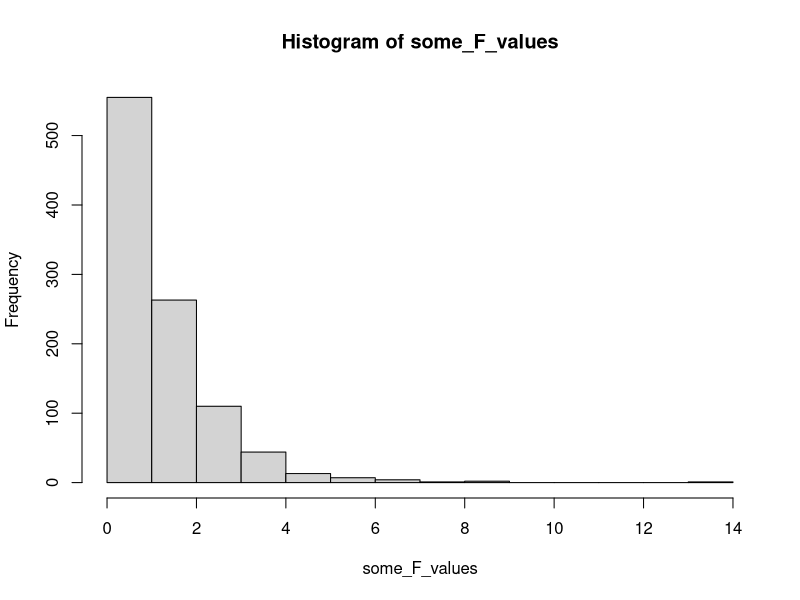
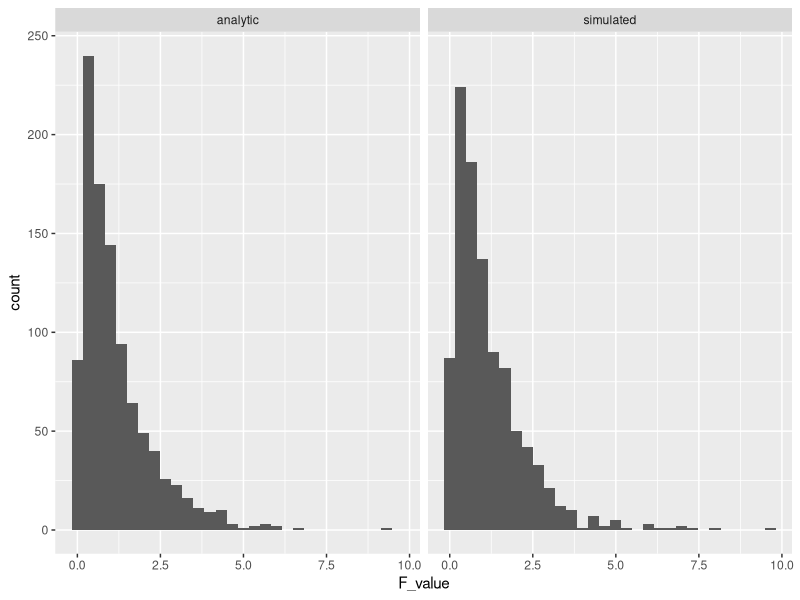
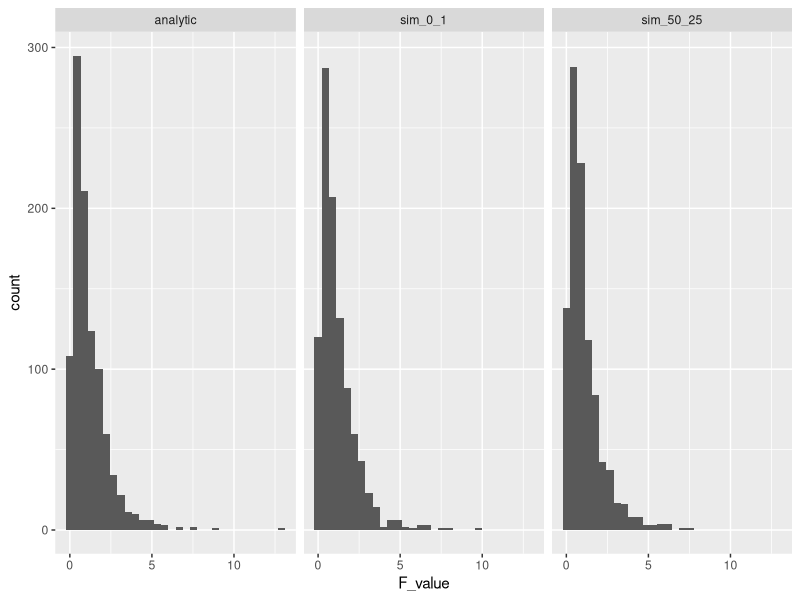
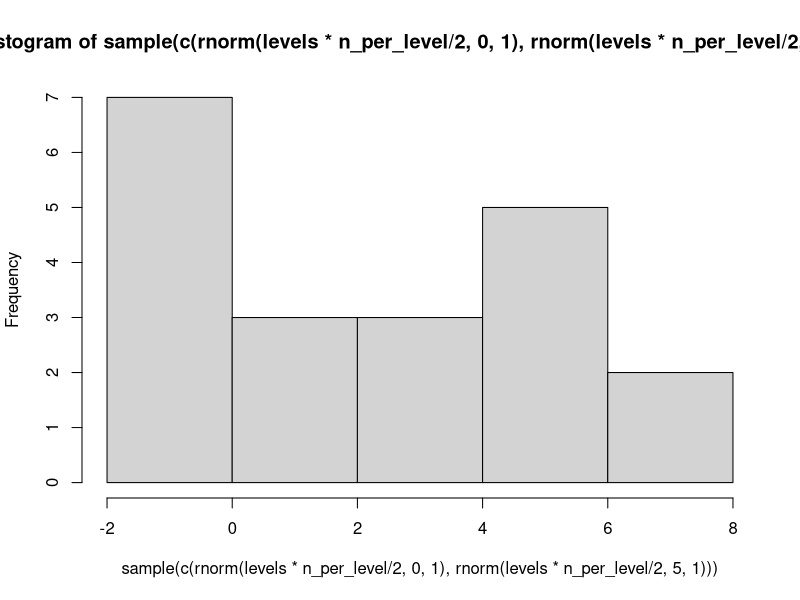
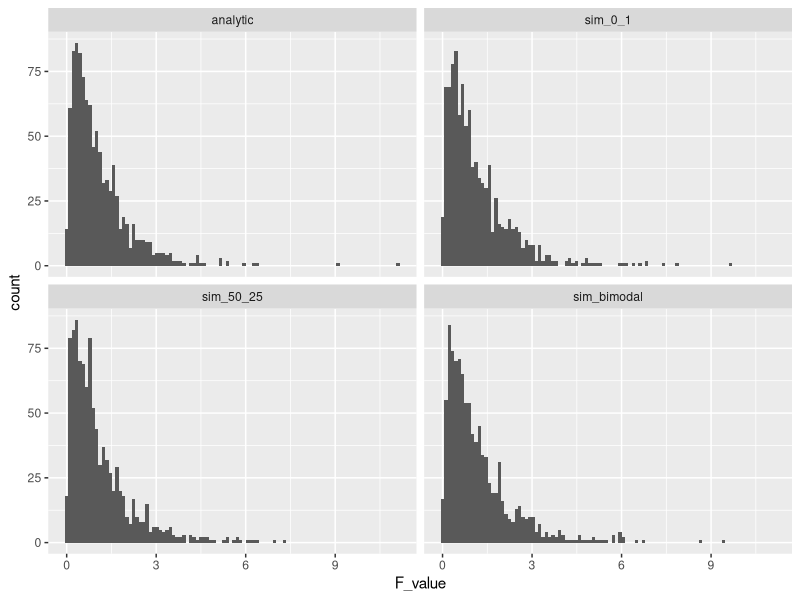
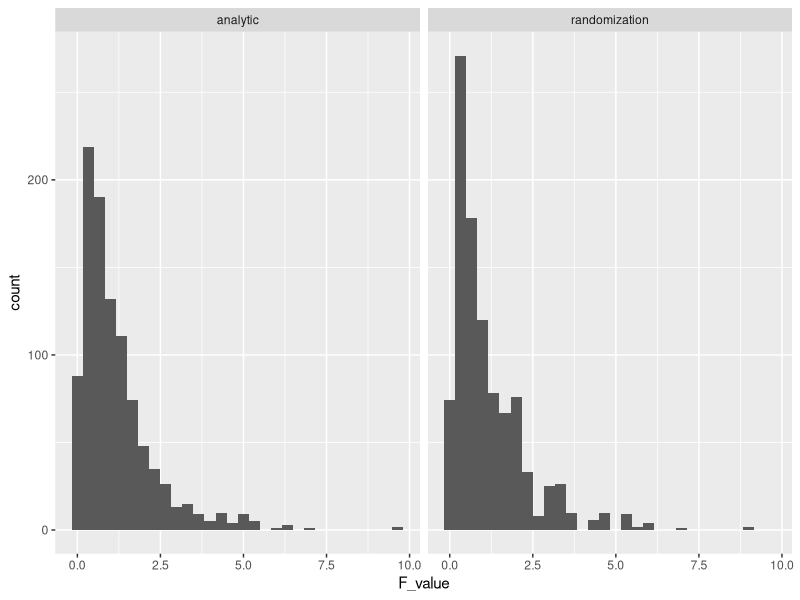
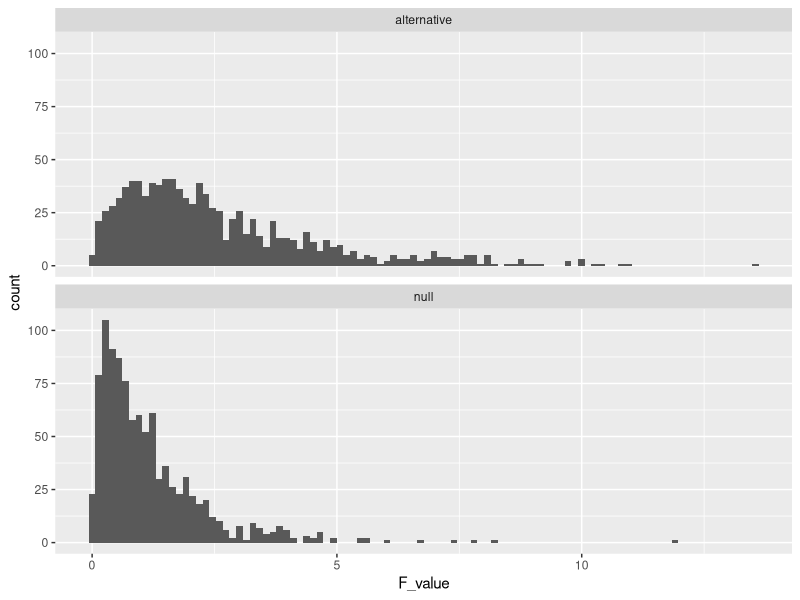
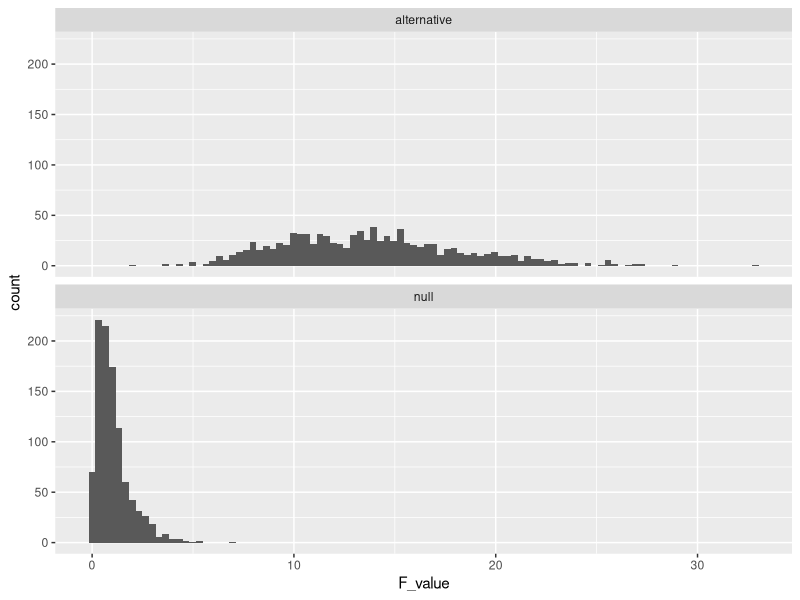

Here is the R script that generated these plots, in order:
## ---- chunk 1
knitr::opts_chunk$set(
  collapse = TRUE,
  comment = "#>",
  message = FALSE,
  warning = FALSE
)
## ---- chunk 2
some_F_values <- rf(1000,3,16)
hist(some_F_values)
## ---- chunk 3
pf(4, 3, 16, lower.tail = FALSE)
## ---- chunk 4
library(tibble)

# construct a dataframe to represent sampling random subjects into each group of the design

levels <- 4
n_per_level <- 5

random_data <- tibble(subjects = 1:(levels*n_per_level),
                      IV = as.factor(rep(1:levels, each = n_per_level)),
                      DV = rnorm(levels*n_per_level, 0, 1)
                      )

# compute the ANOVA and extractd the F-value
aov.out <- aov(DV ~ IV, data = random_data)
simulated_F <- summary(aov.out)[[1]]$`F value`[1]


# repeat the above many times to compute the F-distribution
save_F_values <- length(1000)
for(i in 1:1000){
random_data <- tibble(subjects = 1:(levels*n_per_level),
                      IV = as.factor(rep(1:levels, each = n_per_level)),
                      DV = rnorm(levels*n_per_level, 0, 1)
                      )
aov.out <- aov(DV ~ IV, data = random_data)
simulated_F <- summary(aov.out)[[1]]$`F value`[1]
save_F_values[i] <- simulated_F
}

## ---- chunk 5
library(ggplot2)

F_comparison <- tibble(type = rep(c("analytic","simulated"), each = 1000), 
                        F_value = c(rf(1000,3,16),save_F_values))

ggplot(F_comparison, aes(x=F_value))+
  geom_histogram()+
  facet_wrap(~type)


## ---- chunk 6
save_new_F_values <- length(1000)
for(i in 1:1000){
random_data <- tibble(subjects = 1:(levels*n_per_level),
                      IV = as.factor(rep(1:levels, each = n_per_level)),
                      DV = rnorm(levels*n_per_level, 50, 25)
                      )
aov.out <- aov(DV ~ IV, data = random_data)
simulated_F <- summary(aov.out)[[1]]$`F value`[1]
save_new_F_values[i] <- simulated_F
}

F_comparison <- tibble(type = rep(c("analytic","sim_0_1","sim_50_25"), each = 1000), 
                        F_value = c(rf(1000,3,16),save_F_values, save_new_F_values))

ggplot(F_comparison, aes(x=F_value))+
  geom_histogram()+
  facet_wrap(~type)

## ---- chunk 7
# an example bi-modal sample
hist(sample(c(rnorm(levels*n_per_level/2,0,1),rnorm(levels*n_per_level/2,5,1))))

save_bimodal_F_values <- length(1000)
for(i in 1:1000){

  random_data <- tibble(subjects = 1:(levels*n_per_level),
                        IV = as.factor(rep(1:levels, each = n_per_level)),
                        DV = sample(c(rnorm(levels*n_per_level/2,0,1),
                                      rnorm(levels*n_per_level/2,5,1)))
                        )
  aov.out <- aov(DV ~ IV, data = random_data)
  simulated_F <- summary(aov.out)[[1]]$`F value`[1]
  save_bimodal_F_values[i] <- simulated_F
}

F_comparison <- tibble(type = rep(c("analytic","sim_0_1","sim_50_25", "sim_bimodal"), each = 1000), 
                        F_value = c(rf(1000,3,16),save_F_values, save_new_F_values,save_bimodal_F_values))

ggplot(F_comparison, aes(x=F_value))+
  geom_histogram(bins=100)+
  facet_wrap(~type)

## ---- chunk 8
qf(.95,3,16)
## ---- chunk 9
library(dplyr)

## 1000 deviates samples from true F distribution
Fs <- F_comparison[F_comparison$type=="analytic",]$F_value
sorted_Fs <- sort(Fs)
sorted_Fs[950]

## 1000 deviates samples from normal sim_0_1
Fs <- F_comparison[F_comparison$type=="sim_0_1",]$F_value
sorted_Fs <- sort(Fs)
sorted_Fs[950]

## 1000 deviates samples from normal sim_50_25
Fs <- F_comparison[F_comparison$type=="sim_50_25",]$F_value
sorted_Fs <- sort(Fs)
sorted_Fs[950]

## 1000 deviates samples from bimodal sim
Fs <- F_comparison[F_comparison$type=="sim_bimodal",]$F_value
sorted_Fs <- sort(Fs)
sorted_Fs[950]
## ---- chunk 10
levels <- 4
n_per_level <- 5

some_data <- tibble(subjects = 1:(levels*n_per_level),
                      IV = as.factor(rep(1:levels, each = n_per_level)),
                      DV = c(11,12,11,11,12,
                             10,8,10,9,10,
                             8,9,10,10,10,
                             10,8,10,9,10
                             )
                      )
## ---- chunk 11
aov.out <- aov(DV ~ IV, data = some_data)
summary(aov.out)
## ---- chunk 12
save_F_values <- length(1000)
for(i in 1:1000){
some_data <- some_data <- tibble(subjects = 1:(levels*n_per_level),
                      IV = as.factor(rep(1:levels, each = n_per_level)),
                      DV = sample(c(11,12,11,11,12,
                             10,8,10,9,10,
                             8,9,10,10,10,
                             10,8,10,9,10
                             ))
                      )
aov.out <- aov(DV ~ IV, data =some_data)
simulated_F <- summary(aov.out)[[1]]$`F value`[1]
save_F_values[i] <- simulated_F
}

F_comparison <- tibble(type = rep(c("analytic","randomization"), each = 1000), 
                        F_value = c(rf(1000,3,16),save_F_values))

ggplot(F_comparison, aes(x=F_value))+
  geom_histogram()+
  facet_wrap(~type)
## ---- chunk 13
length(save_F_values[save_F_values>7.407])/1000
## ---- chunk 14

levels <- 4
n_per_level <- 5

alternative_data <- tibble(subjects = 1:(levels*n_per_level),
                      IV = as.factor(rep(1:levels, each = n_per_level)),
                      DV = c(rnorm(n_per_level, 125, 25),
                             rnorm(n_per_level, 100, 25),
                             rnorm(n_per_level, 100, 25),
                             rnorm(n_per_level, 100, 25)
                             )
                      )
## ---- chunk 15
# repeat the above many times to compute the F-distribution
save_altF_values <- length(1000)
for(i in 1:1000){
alternative_data <- tibble(subjects = 1:(levels*n_per_level),
                      IV = as.factor(rep(1:levels, each = n_per_level)),
                      DV = c(rnorm(n_per_level, 125, 25),
                             rnorm(n_per_level, 100, 25),
                             rnorm(n_per_level, 100, 25),
                             rnorm(n_per_level, 100, 25)
                             )
                      )
aov.out <- aov(DV ~ IV, data = alternative_data)
simulated_F <- summary(aov.out)[[1]]$`F value`[1]
save_altF_values[i] <- simulated_F
}

F_comparison <- tibble(type = rep(c("null","alternative"), each = 1000), 
                        F_value = c(rf(1000,3,16),save_altF_values))

ggplot(F_comparison, aes(x=F_value))+
  geom_histogram(bins=100)+
  facet_wrap(~type, nrow=2)
## ---- chunk 16
qf(.95,3,16)
## ---- chunk 17
length(save_altF_values[save_altF_values > 3.23])
## ---- chunk 18
n_per_level <- 50

# repeat the above many times to compute the F-distribution
save_altF_values <- length(1000)
for(i in 1:1000){
alternative_data <- tibble(subjects = 1:(levels*n_per_level),
                      IV = as.factor(rep(1:levels, each = n_per_level)),
                      DV = c(rnorm(n_per_level, 125, 25),
                             rnorm(n_per_level, 100, 25),
                             rnorm(n_per_level, 100, 25),
                             rnorm(n_per_level, 100, 25)
                             )
                      )
aov.out <- aov(DV ~ IV, data = alternative_data)
simulated_F <- summary(aov.out)[[1]]$`F value`[1]
save_altF_values[i] <- simulated_F
}

F_comparison <- tibble(type = rep(c("null","alternative"), each = 1000), 
                        F_value = c(rf(1000,3,96),save_altF_values))

ggplot(F_comparison, aes(x=F_value))+
  geom_histogram(bins=100)+
  facet_wrap(~type, nrow=2)
## ---- chunk 19
qf(.95,3,200-4)
## ---- chunk 20
length(save_altF_values[save_altF_values > 2.65])
## ---- chunk 21

n_per_level <- 25

# repeat the above many times to compute the F-distribution
save_altF_values <- length(1000)
for(i in 1:1000){
  alternative_data <- tibble(subjects = 1:(levels*n_per_level),
                        IV = as.factor(rep(1:levels, each = n_per_level)),
                        DV = c(rnorm(n_per_level, 125, 25),
                               rnorm(n_per_level, 100, 25),
                               rnorm(n_per_level, 100, 25),
                               rnorm(n_per_level, 100, 25)
                               )
                        )
  aov.out <- aov(DV ~ IV, data = alternative_data)
  simulated_F <- summary(aov.out)[[1]]$`F value`[1]
  save_altF_values[i] <- simulated_F
}

length(save_altF_values[save_altF_values > qf(.95,3,(n_per_level*4)-4)])/1000

## ---- chunk 22

num_subjects <- c(5,10,15,20,25,30)
sim_power <- length(length(num_subjects))

for(n in 1:length(num_subjects)){

  n_per_level <- num_subjects[n]
  
  # repeat the above many times to compute the F-distribution
  save_altF_values <- length(1000)
  for(i in 1:1000){
    alternative_data <- tibble(subjects = 1:(levels*n_per_level),
                          IV = as.factor(rep(1:levels, each = n_per_level)),
                          DV = c(rnorm(n_per_level, 125, 25),
                                 rnorm(n_per_level, 100, 25),
                                 rnorm(n_per_level, 100, 25),
                                 rnorm(n_per_level, 100, 25)
                                 )
                          )
    aov.out <- aov(DV ~ IV, data = alternative_data)
    simulated_F <- summary(aov.out)[[1]]$`F value`[1]
    save_altF_values[i] <- simulated_F
  }
  
  power <- length(save_altF_values[save_altF_values > qf(.95,3,(n_per_level*4)-4)])/1000
  sim_power[n] <- power
}

power_curve <- tibble(num_subjects,
                      sim_power)

knitr::kable(power_curve)

ggplot(power_curve, aes(x=num_subjects,
                        y=sim_power))+
  geom_point()+
  geom_line()

## ---- chunk 23
num_subjects <- c(10, 50, 75, 100, 125, 150, 175, 200)
sim_power <- length(length(num_subjects))

for(n in 1:length(num_subjects)){

  n_per_level <- num_subjects[n]
  
  # repeat the above many times to compute the F-distribution
  save_altF_values <- length(1000)
  for(i in 1:1000){
    alternative_data <- tibble(subjects = 1:(levels*n_per_level),
                          IV = as.factor(rep(1:levels, each = n_per_level)),
                          DV = c(rnorm(n_per_level, rnorm(1,0,.2), 1),
                                 rnorm(n_per_level, rnorm(1,0,.2), 1),
                                 rnorm(n_per_level, rnorm(1,0,.2), 1),
                                 rnorm(n_per_level, rnorm(1,0,.2), 1)
                                 )
                          )
    aov.out <- aov(DV ~ IV, data = alternative_data)
    simulated_F <- summary(aov.out)[[1]]$`F value`[1]
    save_altF_values[i] <- simulated_F
  }
  
  power <- length(save_altF_values[save_altF_values > qf(.95,3,(n_per_level*4)-4)])/1000
  sim_power[n] <- power
}

power_curve <- tibble(num_subjects,
                      sim_power)

knitr::kable(power_curve)

ggplot(power_curve, aes(x=num_subjects,
                        y=sim_power))+
  geom_point()+
  geom_line()

